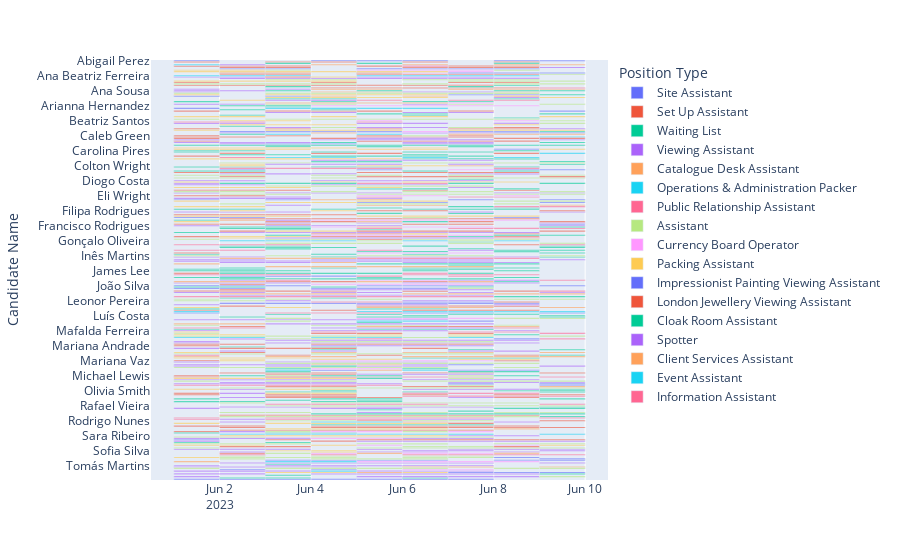

The cell this chart's notebook holds for it:
### Code cell
gantt_df = df.copy()
gantt_df["Start"] = gantt_df['Day'].map(lambda x: f"2023-06-{x}")
gantt_df["Finish"] = gantt_df['Day'].map(lambda x: f"2023-06-{x+1}")
gantt_df = gantt_df.sort_values(by=["Candidate Name"])

fig = px.timeline(gantt_df, x_start="Start", x_end="Finish", y="Candidate Name", color="Position Type", height=5000, hover_data=["Position", "Start", "Finish", "Candidate Name", "Experience", "Language Skills", "Presentation Skills"])
fig.update_yaxes(autorange="reversed", categoryorder='array', categoryarray=gantt_df["Candidate Name"])
fig.show()
